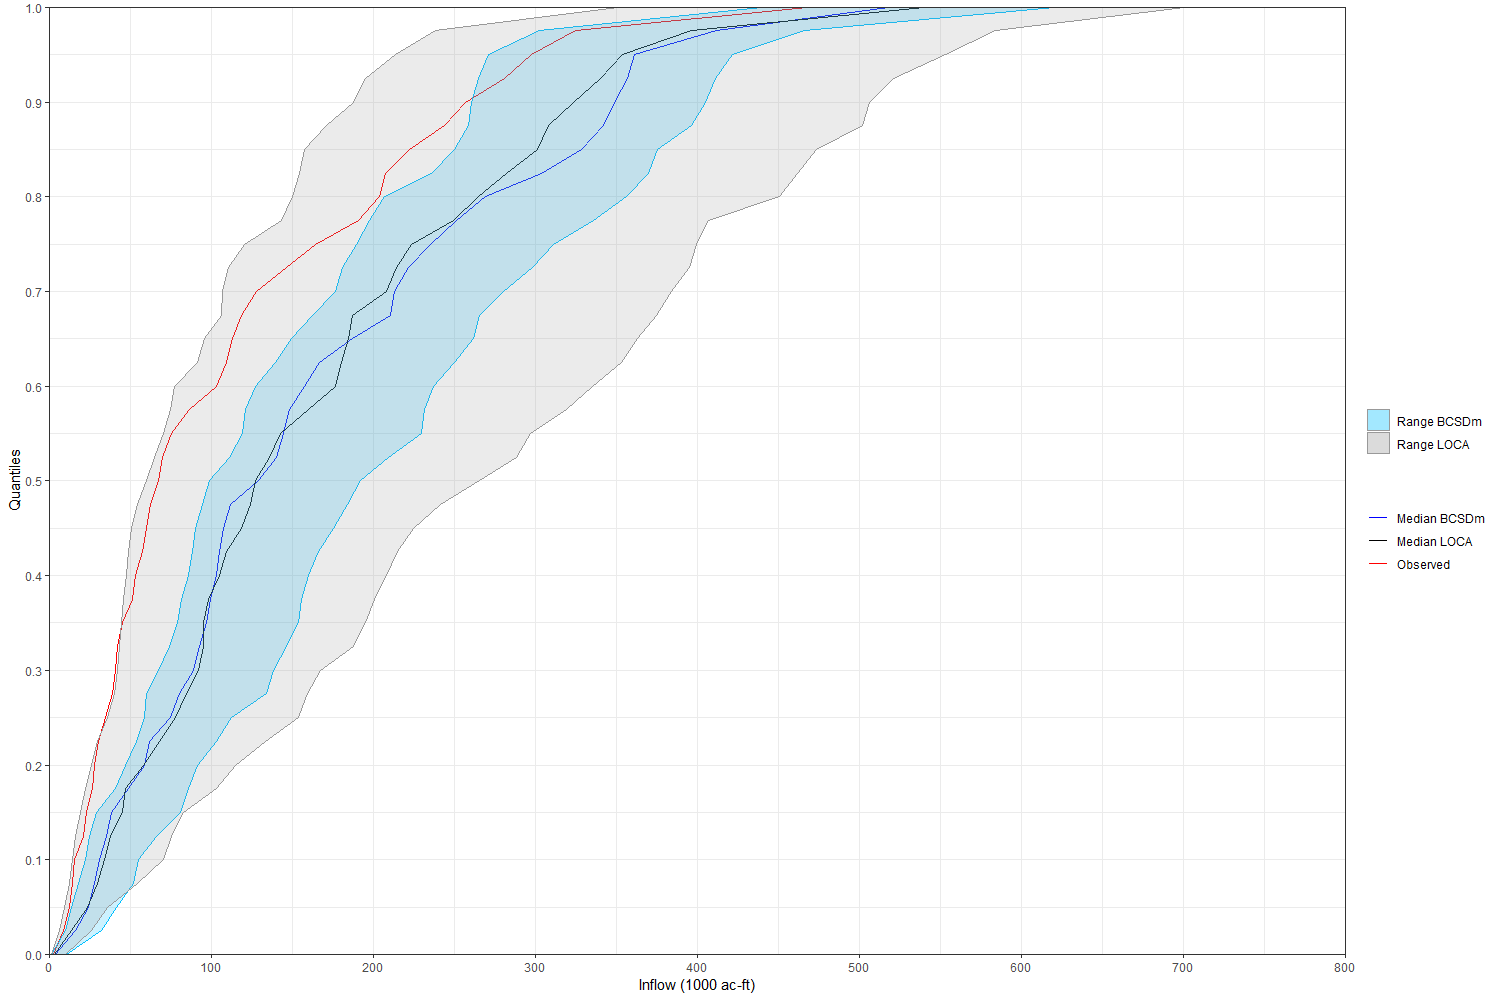

Source code (R):
require(plyr)
require(dplyr)
require(tidyr)
require(ggplot2)
require(ggpubr)
require(zoo)
require(reshape2)
require(readxl)

#"access1-0","canesm2","cesm1-bgc","cnrm-cm5","csiro-mk3-6-0","gfdl-cm3","gfdl-esm2g","hadgem2-cc",
#"hadgem2-es","inmcm4","miroc5","mpi-esm-lr","mri-cgcm3","noresm1-m"

gcms<-c("canesm2","cnrm-cm5","csiro-mk3-6-0","gfdl-esm2g","inmcm4","miroc5","mpi-esm-lr","mri-cgcm3","noresm1-m")

runoff<-data.frame(NA)
runoff1<-data.frame(NA)
name2<-c("date")

for(gcm in gcms)
{
  data.in<-paste("D:/RStudio/Climate Change/Climate Change/BCSDm Runoff W 2070/",gcm,"_rcp85_totalrunoff_stn_W_2070-2099_HD.csv",sep="")
  frame<-read.csv(data.in, quote="\"", comment.char="",fill=TRUE)
  frame<-frame[,-1]
  runoff<-data.frame(runoff,frame)
  name1<-c(gcm)
  name2<-c(name2,name1)
}

frame<-read.csv(data.in)
runoff[,1]<-frame[,1]
names(runoff)<-name2
name2<-c("date")

for(gcm in gcms)
{
  data.in<-paste("D:/RStudio/Climate Change/Climate Change/BCSDm Runoff E 2070/",gcm,"_rcp85_totalrunoff_stn_E_2070-2099_HD.csv",sep="")
  frame1<-read.csv(data.in, quote="\"", comment.char="",fill=TRUE)
  frame1<-frame[,-1]
  runoff1<-data.frame(runoff1,frame1)
  name1<-c(gcm)
  name2<-c(name2,name1)
}

frame1<-read.csv(data.in)
runoff1[,1]<-frame1[,1]
names(runoff1)<-name2

for (i in 2:10)
{
  for (j in 1:1128)
  {
    runoff1[j,i]<-runoff[j,i]+runoff1[j,i]
  }
}

runoff<-data.frame(NA)

for (i in 1:94)
{
  for (j in 2:10)
  {
    runoff[i,j]<-(runoff1[12*i-11,j]+runoff1[12*i-10,j]+runoff1[12*i-9,j]+runoff1[12*i-8,j]+runoff1[12*i-7,j]+
                    runoff1[12*i-6,j]+runoff1[12*i-5,j]+runoff1[12*i-4,j]+runoff1[12*i-3,j]+runoff1[12*i-2,j]+
                    runoff1[12*i-1,j]+runoff1[12*i,j])/1000
  }
}

runoff[,1]<-1922:2015

quant.runoff<-data.frame(matrix(nrow=41,ncol=9))
for (i in 2:10)
{
  quant.runoff[,i-1]<-quantile(runoff[,i], probs=seq(0,1, by=0.025))
}

median.runoff<-data.frame(matrix(nrow=41, ncol=2))
median.runoff[,2]<-apply(quant.runoff,1,median)
median.runoff[,1]<-seq(0,1, by=0.025)

min.runoff<-data.frame(matrix(nrow=41, ncol=2))
min.runoff[,2]<-apply(quant.runoff,1,min)
min.runoff[,1]<-seq(0,1, by=0.025)

max.runoff<-data.frame(matrix(nrow=41, ncol=2))
max.runoff[,2]<-apply(quant.runoff,1,max)
max.runoff[,1]<-seq(0,1, by=0.025)

names(median.runoff)<-c("Quantile","Median")
names(min.runoff)<-c("Quantile","Minimum")
names(max.runoff)<-c("Quantile","Maximum")

data.runoff<-median.runoff
data.runoff[,3]<-min.runoff[,2]
data.runoff[,4]<-max.runoff[,2]
names(data.runoff)<-c("Quantile","Median","Minimum","Maximum")

gcms1<-c("canesm2","cnrm-cm5","csiro-mk3-6-0","gfdl-esm2g","inmcm4","miroc5","mpi-esm-lr","mri-cgcm3","noresm1-m")
name2<-c("date")
runoff3<-data.frame(NA)

for(gcm1 in gcms1)
{
  data.in<-paste("D:/RStudio/Climate Change/Climate Change/LOCA Runoff W 2070/",gcm1,"_rcp85_totalrunoff_stn_W_2070-2099_HD.csv",sep="")
  frame3<-read.csv(data.in, quote="\"", comment.char="",fill=TRUE)
  frame3<-frame3[,-1]
  runoff3<-data.frame(runoff3,frame3)
  name1<-c(gcm1)
  name2<-c(name2,name1)
}

frame3<-read.csv(data.in)
runoff3[,1]<-frame3[,1]
names(runoff3)<-name2
name2<-c("date")

runoff4<-data.frame(NA)
for(gcm1 in gcms1)
{
  data.in<-paste("D:/RStudio/Climate Change/Climate Change/LOCA Runoff E 2070/",gcm1,"_rcp85_totalrunoff_stn_E_2070-2099_HD.csv",sep="")
  frame4<-read.csv(data.in, quote="\"", comment.char="",fill=TRUE)
  frame4<-frame4[,-1]
  runoff4<-data.frame(runoff4,frame4)
  name1<-c(gcm1)
  name2<-c(name2,name1)
}

frame4<-read.csv(data.in)
runoff4[,1]<-frame4[,1]
names(runoff4)<-name2

for (i in 2:10)
{
  for (j in 1:1128)
  {
    runoff4[j,i]<-runoff3[j,i]+runoff4[j,i]
  }
}

runoff3<-data.frame(NA)

for (i in 1:94)
{
  for (j in 2:10)
  {
    runoff3[i,j]<-(runoff4[12*i-11,j]+runoff4[12*i-10,j]+runoff4[12*i-9,j]+runoff4[12*i-8,j]+runoff4[12*i-7,j]+
                     runoff4[12*i-6,j]+runoff4[12*i-5,j]+runoff4[12*i-4,j]+runoff4[12*i-3,j]+runoff4[12*i-2,j]+
                     runoff4[12*i-1,j]+runoff4[12*i,j])/1000
  }
}

runoff4[,1]<-1922:2015

quant.runoff1<-data.frame(matrix(nrow=41,ncol=9))
for (i in 2:10)
{
  quant.runoff1[,i-1]<-quantile(runoff3[,i], probs=seq(0,1, by=0.025))
}

median.runoff1<-data.frame(matrix(nrow=41, ncol=2))
median.runoff1[,2]<-apply(quant.runoff1,1,median)
median.runoff1[,1]<-seq(0,1, by=0.025)

min.runoff1<-data.frame(matrix(nrow=41, ncol=2))
min.runoff1[,2]<-apply(quant.runoff1,1,min)
min.runoff1[,1]<-seq(0,1, by=0.025)

max.runoff1<-data.frame(matrix(nrow=41, ncol=2))
max.runoff1[,2]<-apply(quant.runoff1,1,max)
max.runoff1[,1]<-seq(0,1, by=0.025)

names(median.runoff1)<-c("Quantile","Median")
names(min.runoff1)<-c("Quantile","Minimum")
names(max.runoff1)<-c("Quantile","Maximum")

data.runoff3<-median.runoff1
data.runoff3[,3]<-min.runoff1[,2]
data.runoff3[,4]<-max.runoff1[,2]
names(data.runoff3)<-c("Quantile","Median","Minimum","Maximum")
data4.runoff<-data.runoff3[,-2]
names(data4.runoff)<-c("Quantile","variable","value")

data.in<-paste("D:/RStudio/Climate Change/Climate Change/SCVWDMonthlyReservoirInflowVolumes_EW.csv",sep="")
frame5<-read.csv(data.in, quote="\"", comment.char="",fill=TRUE)
runoff5<-data.frame(frame5)

for (i in 1:1128)
{
  runoff5[i,2]<-runoff5[i,2]+runoff5[i,3]
}
runoff5<-runoff5[,-3]
runoff6<-data.frame(NA)
for (i in 1:94)
{
  runoff6[i,1]<-runoff5[12*i-11,2]+runoff5[12*i-10,2]+runoff5[12*i-9,2]+runoff5[12*i-8,2]+runoff5[12*i-7,2]
  +runoff5[12*i-6,2]+runoff5[12*i-5,2]+runoff5[12*i-4,2]+runoff5[12*i-3,2]+runoff5[12*i-2,2]+runoff5[12*i-1,2]
  +runoff5[12*i-0,2]
}

names(runoff6)<-"Observed"

runoff7<-quantile(runoff6[,1], probs=seq(0,1,by=0.025))/1000
data1.runoff<-median.runoff
data1.runoff[,3]<-median.runoff1[,2]
data1.runoff[,4]<-runoff7
names(data1.runoff)<-c("Quantile","Median BCSDm","Median LOCA","Observed")
data1.runoff<-melt(data1.runoff, id.vars="Quantile")
data2.runoff<-data.runoff[,-2]
names(data2.runoff)<-c("Quantile","variable","value")

ggplot(aes(y = value, x = Quantile, colour=variable),data=data1.runoff)+theme_bw()+geom_line()+
  scale_colour_manual(name="",values=c("blue","black","Red"))+
  geom_ribbon(data=data2.runoff,aes(x=Quantile,ymin=variable,ymax=value, fill="Range BCSDm"),alpha=0.2,colour="deepskyblue")+
  geom_ribbon(data=data4.runoff,aes(x=Quantile,ymin=variable,ymax=value, fill="Range LOCA"),alpha=0.2,colour="grey60")+
  scale_fill_manual(name="",values=c("Range BCSDm"="deepskyblue", "Range LOCA"="grey60"))+
  scale_x_continuous(breaks = seq(0,1.00,by=0.10),limits=c(0,1.00),expand=c(0,0))+
  scale_y_continuous(breaks = seq(0,800, by =100), limits=c(0, 800), expand=c(0,0))+
  ylab("Inflow (1000 ac-ft)")+xlab("Quantiles")+coord_flip()
